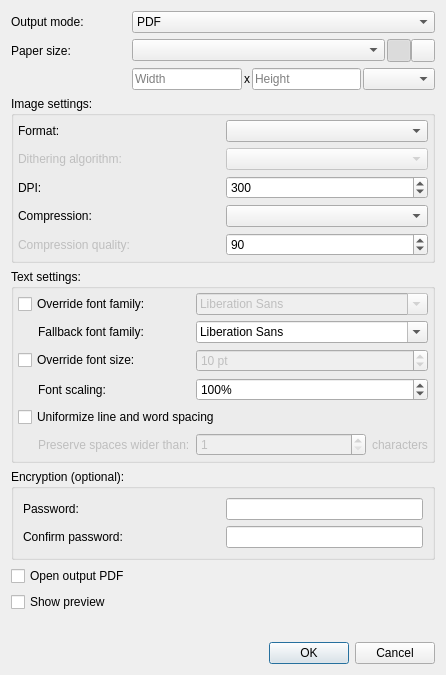
<?xml version="1.0" encoding="UTF-8"?>
<ui version="4.0">
 <class>PdfExportDialog</class>
 <widget class="QDialog" name="PdfExportDialog">
  <property name="geometry">
   <rect>
    <x>0</x>
    <y>0</y>
    <width>446</width>
    <height>675</height>
   </rect>
  </property>
  <property name="windowTitle">
   <string>PDF Export</string>
  </property>
  <layout class="QGridLayout" name="gridLayout">
   <property name="horizontalSpacing">
    <number>2</number>
   </property>
   <item row="2" column="1">
    <widget class="QComboBox" name="comboBoxPaperSize">
     <property name="sizePolicy">
      <sizepolicy hsizetype="Expanding" vsizetype="Fixed">
       <horstretch>0</horstretch>
       <verstretch>0</verstretch>
      </sizepolicy>
     </property>
    </widget>
   </item>
   <item row="0" column="0">
    <widget class="QLabel" name="labelOutputMode">
     <property name="text">
      <string>Output mode:</string>
     </property>
    </widget>
   </item>
   <item row="0" column="1" colspan="2">
    <widget class="QComboBox" name="comboBoxOutputMode">
     <item>
      <property name="text">
       <string>PDF</string>
      </property>
     </item>
     <item>
      <property name="text">
       <string>PDF with invisible text overlay</string>
      </property>
     </item>
    </widget>
   </item>
   <item row="2" column="0">
    <widget class="QLabel" name="labelPaperSize">
     <property name="text">
      <string>Paper size:</string>
     </property>
    </widget>
   </item>
   <item row="7" column="0">
    <widget class="QCheckBox" name="checkBoxOpenOutputPdf">
     <property name="text">
      <string>Open output PDF</string>
     </property>
    </widget>
   </item>
   <item row="8" column="0">
    <widget class="QCheckBox" name="checkBoxPreview">
     <property name="text">
      <string>Show preview</string>
     </property>
    </widget>
   </item>
   <item row="2" column="2">
    <widget class="QWidget" name="widgetPaperOrientation" native="true">
     <property name="sizePolicy">
      <sizepolicy hsizetype="Maximum" vsizetype="Preferred">
       <horstretch>0</horstretch>
       <verstretch>0</verstretch>
      </sizepolicy>
     </property>
     <layout class="QHBoxLayout" name="horizontalLayout_2">
      <property name="spacing">
       <number>0</number>
      </property>
      <property name="leftMargin">
       <number>0</number>
      </property>
      <property name="topMargin">
       <number>0</number>
      </property>
      <property name="rightMargin">
       <number>0</number>
      </property>
      <property name="bottomMargin">
       <number>0</number>
      </property>
      <item>
       <widget class="QToolButton" name="toolButtonPortrait">
        <property name="toolTip">
         <string>Portrait</string>
        </property>
        <property name="icon">
         <iconset resource="gimagereader.qrc">
          <normaloff>:/icons/portrait</normaloff>:/icons/portrait</iconset>
        </property>
        <property name="checkable">
         <bool>true</bool>
        </property>
        <property name="checked">
         <bool>true</bool>
        </property>
        <property name="autoExclusive">
         <bool>true</bool>
        </property>
       </widget>
      </item>
      <item>
       <widget class="QToolButton" name="toolButtonLandscape">
        <property name="toolTip">
         <string>Landscape</string>
        </property>
        <property name="icon">
         <iconset resource="gimagereader.qrc">
          <normaloff>:/icons/landscape</normaloff>:/icons/landscape</iconset>
        </property>
        <property name="checkable">
         <bool>true</bool>
        </property>
        <property name="autoExclusive">
         <bool>true</bool>
        </property>
       </widget>
      </item>
     </layout>
    </widget>
   </item>
   <item row="10" column="0" colspan="3">
    <widget class="QDialogButtonBox" name="buttonBox">
     <property name="orientation">
      <enum>Qt::Horizontal</enum>
     </property>
     <property name="standardButtons">
      <set>QDialogButtonBox::Cancel|QDialogButtonBox::Ok</set>
     </property>
    </widget>
   </item>
   <item row="3" column="1" colspan="2">
    <widget class="QWidget" name="widgetPaperSize" native="true">
     <layout class="QHBoxLayout" name="horizontalLayout">
      <property name="spacing">
       <number>2</number>
      </property>
      <property name="leftMargin">
       <number>0</number>
      </property>
      <property name="topMargin">
       <number>0</number>
      </property>
      <property name="rightMargin">
       <number>0</number>
      </property>
      <property name="bottomMargin">
       <number>0</number>
      </property>
      <item>
       <widget class="QLineEdit" name="lineEditPaperHeight">
        <property name="placeholderText">
         <string>Width</string>
        </property>
       </widget>
      </item>
      <item>
       <widget class="QLabel" name="labelX">
        <property name="text">
         <string notr="true">x</string>
        </property>
       </widget>
      </item>
      <item>
       <widget class="QLineEdit" name="lineEditPaperWidth">
        <property name="placeholderText">
         <string>Height</string>
        </property>
       </widget>
      </item>
      <item>
       <widget class="QComboBox" name="comboBoxPaperSizeUnit"/>
      </item>
     </layout>
    </widget>
   </item>
   <item row="4" column="0" colspan="3">
    <widget class="QGroupBox" name="groupBoxImage">
     <property name="title">
      <string>Image settings:</string>
     </property>
     <property name="flat">
      <bool>false</bool>
     </property>
     <layout class="QGridLayout" name="gridLayout_2">
      <property name="leftMargin">
       <number>4</number>
      </property>
      <property name="topMargin">
       <number>4</number>
      </property>
      <property name="rightMargin">
       <number>4</number>
      </property>
      <property name="bottomMargin">
       <number>4</number>
      </property>
      <item row="2" column="1">
       <widget class="QSpinBox" name="spinBoxDpi">
        <property name="minimum">
         <number>50</number>
        </property>
        <property name="maximum">
         <number>1200</number>
        </property>
        <property name="singleStep">
         <number>10</number>
        </property>
        <property name="value">
         <number>300</number>
        </property>
       </widget>
      </item>
      <item row="4" column="0">
       <widget class="QLabel" name="labelCompressionQuality">
        <property name="enabled">
         <bool>false</bool>
        </property>
        <property name="text">
         <string>Compression quality:</string>
        </property>
       </widget>
      </item>
      <item row="2" column="0">
       <widget class="QLabel" name="labelDpi">
        <property name="text">
         <string>DPI:</string>
        </property>
       </widget>
      </item>
      <item row="0" column="1">
       <widget class="QComboBox" name="comboBoxImageFormat"/>
      </item>
      <item row="4" column="1">
       <widget class="QSpinBox" name="spinBoxCompressionQuality">
        <property name="maximum">
         <number>100</number>
        </property>
        <property name="value">
         <number>90</number>
        </property>
       </widget>
      </item>
      <item row="3" column="1">
       <widget class="QComboBox" name="comboBoxImageCompression"/>
      </item>
      <item row="0" column="0">
       <widget class="QLabel" name="labelImageFormat">
        <property name="text">
         <string>Format:</string>
        </property>
       </widget>
      </item>
      <item row="3" column="0">
       <widget class="QLabel" name="labelImageCompression">
        <property name="text">
         <string>Compression:</string>
        </property>
       </widget>
      </item>
      <item row="1" column="0">
       <widget class="QLabel" name="labelDithering">
        <property name="enabled">
         <bool>false</bool>
        </property>
        <property name="text">
         <string>Dithering algorithm:</string>
        </property>
       </widget>
      </item>
      <item row="1" column="1">
       <widget class="QComboBox" name="comboBoxDithering">
        <property name="enabled">
         <bool>false</bool>
        </property>
       </widget>
      </item>
     </layout>
    </widget>
   </item>
   <item row="5" column="0" colspan="3">
    <widget class="QGroupBox" name="groupBoxText">
     <property name="title">
      <string>Text settings:</string>
     </property>
     <layout class="QGridLayout" name="gridLayout_3">
      <property name="leftMargin">
       <number>4</number>
      </property>
      <property name="topMargin">
       <number>4</number>
      </property>
      <property name="rightMargin">
       <number>4</number>
      </property>
      <property name="bottomMargin">
       <number>4</number>
      </property>
      <item row="2" column="0">
       <widget class="QCheckBox" name="checkBoxFontSize">
        <property name="text">
         <string>Override font size:</string>
        </property>
       </widget>
      </item>
      <item row="0" column="1" colspan="2">
       <widget class="QFontComboBox" name="comboBoxFontFamily">
        <property name="enabled">
         <bool>false</bool>
        </property>
       </widget>
      </item>
      <item row="0" column="0">
       <widget class="QCheckBox" name="checkBoxFontFamily">
        <property name="text">
         <string>Override font family:</string>
        </property>
       </widget>
      </item>
      <item row="5" column="0">
       <widget class="QLabel" name="labelPreserve">
        <property name="enabled">
         <bool>false</bool>
        </property>
        <property name="text">
         <string>Preserve spaces wider than:</string>
        </property>
        <property name="margin">
         <number>0</number>
        </property>
        <property name="indent">
         <number>20</number>
        </property>
       </widget>
      </item>
      <item row="3" column="0">
       <widget class="QLabel" name="labelFontScaling">
        <property name="enabled">
         <bool>true</bool>
        </property>
        <property name="text">
         <string>Font scaling:</string>
        </property>
        <property name="indent">
         <number>20</number>
        </property>
       </widget>
      </item>
      <item row="5" column="1">
       <widget class="QSpinBox" name="spinBoxPreserve">
        <property name="enabled">
         <bool>false</bool>
        </property>
        <property name="sizePolicy">
         <sizepolicy hsizetype="Preferred" vsizetype="Fixed">
          <horstretch>0</horstretch>
          <verstretch>0</verstretch>
         </sizepolicy>
        </property>
        <property name="minimum">
         <number>1</number>
        </property>
       </widget>
      </item>
      <item row="5" column="2">
       <widget class="QLabel" name="labelPreserveCharacters">
        <property name="enabled">
         <bool>false</bool>
        </property>
        <property name="sizePolicy">
         <sizepolicy hsizetype="Maximum" vsizetype="Preferred">
          <horstretch>0</horstretch>
          <verstretch>0</verstretch>
         </sizepolicy>
        </property>
        <property name="text">
         <string>characters</string>
        </property>
       </widget>
      </item>
      <item row="3" column="1" colspan="2">
       <widget class="QSpinBox" name="spinFontScaling">
        <property name="enabled">
         <bool>true</bool>
        </property>
        <property name="sizePolicy">
         <sizepolicy hsizetype="Preferred" vsizetype="Fixed">
          <horstretch>0</horstretch>
          <verstretch>0</verstretch>
         </sizepolicy>
        </property>
        <property name="suffix">
         <string notr="true">%</string>
        </property>
        <property name="minimum">
         <number>50</number>
        </property>
        <property name="maximum">
         <number>200</number>
        </property>
        <property name="value">
         <number>100</number>
        </property>
       </widget>
      </item>
      <item row="4" column="0" colspan="3">
       <widget class="QCheckBox" name="checkBoxUniformizeSpacing">
        <property name="text">
         <string>Uniformize line and word spacing</string>
        </property>
       </widget>
      </item>
      <item row="2" column="1" colspan="2">
       <widget class="QSpinBox" name="spinBoxFontSize">
        <property name="enabled">
         <bool>false</bool>
        </property>
        <property name="suffix">
         <string> pt</string>
        </property>
        <property name="minimum">
         <number>1</number>
        </property>
        <property name="value">
         <number>10</number>
        </property>
       </widget>
      </item>
      <item row="1" column="0">
       <widget class="QLabel" name="labelFallbackFontFamily">
        <property name="text">
         <string>Fallback font family:</string>
        </property>
        <property name="indent">
         <number>20</number>
        </property>
       </widget>
      </item>
      <item row="1" column="1" colspan="2">
       <widget class="QFontComboBox" name="comboBoxFallbackFontFamily"/>
      </item>
     </layout>
    </widget>
   </item>
   <item row="6" column="0" colspan="3">
    <widget class="QGroupBox" name="groupBoxEncryption">
     <property name="title">
      <string>Encryption (optional):</string>
     </property>
     <layout class="QGridLayout" name="gridLayout_5">
      <item row="0" column="0">
       <widget class="QLabel" name="labelPasswordOpen">
        <property name="text">
         <string>Password:</string>
        </property>
       </widget>
      </item>
      <item row="0" column="1">
       <widget class="QLineEdit" name="lineEditPasswordOpen">
        <property name="sizePolicy">
         <sizepolicy hsizetype="Preferred" vsizetype="Fixed">
          <horstretch>0</horstretch>
          <verstretch>0</verstretch>
         </sizepolicy>
        </property>
        <property name="echoMode">
         <enum>QLineEdit::Password</enum>
        </property>
        <property name="dragEnabled">
         <bool>true</bool>
        </property>
       </widget>
      </item>
      <item row="1" column="0">
       <widget class="QLabel" name="labelConfirmPasswordOpen">
        <property name="text">
         <string>Confirm password:</string>
        </property>
       </widget>
      </item>
      <item row="1" column="1">
       <widget class="QLineEdit" name="lineEditConfirmPasswordOpen">
        <property name="sizePolicy">
         <sizepolicy hsizetype="Preferred" vsizetype="Fixed">
          <horstretch>0</horstretch>
          <verstretch>0</verstretch>
         </sizepolicy>
        </property>
        <property name="echoMode">
         <enum>QLineEdit::Password</enum>
        </property>
        <property name="dragEnabled">
         <bool>true</bool>
        </property>
       </widget>
      </item>
     </layout>
    </widget>
   </item>
   <item row="9" column="0" colspan="3">
    <spacer name="verticalSpacer">
     <property name="orientation">
      <enum>Qt::Vertical</enum>
     </property>
     <property name="sizeHint" stdset="0">
      <size>
       <width>20</width>
       <height>40</height>
      </size>
     </property>
    </spacer>
   </item>
  </layout>
 </widget>
 <resources>
  <include location="gimagereader.qrc"/>
 </resources>
 <connections>
  <connection>
   <sender>buttonBox</sender>
   <signal>accepted()</signal>
   <receiver>PdfExportDialog</receiver>
   <slot>accept()</slot>
   <hints>
    <hint type="sourcelabel">
     <x>248</x>
     <y>254</y>
    </hint>
    <hint type="destinationlabel">
     <x>157</x>
     <y>274</y>
    </hint>
   </hints>
  </connection>
  <connection>
   <sender>buttonBox</sender>
   <signal>rejected()</signal>
   <receiver>PdfExportDialog</receiver>
   <slot>reject()</slot>
   <hints>
    <hint type="sourcelabel">
     <x>316</x>
     <y>260</y>
    </hint>
    <hint type="destinationlabel">
     <x>286</x>
     <y>274</y>
    </hint>
   </hints>
  </connection>
 </connections>
</ui>
